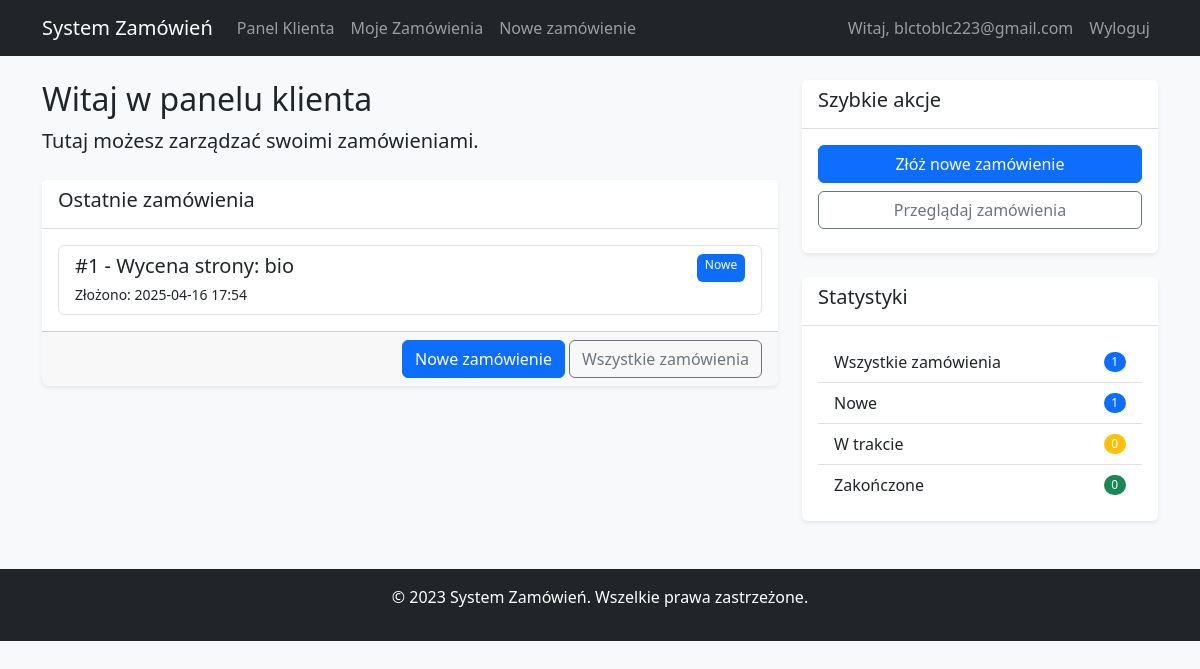
Screenshot of /user/dashboard (signed in) with the database file from the repository.
### app.py (models this page shows)
class Order(db.Model):
    id = db.Column(db.Integer, primary_key=True)
    title = db.Column(db.String(100), nullable=False)
    description = db.Column(db.Text, nullable=False)
    status = db.Column(db.String(20), default='Nowe')
    admin_comment = db.Column(db.Text)
    created_at = db.Column(db.DateTime, default=datetime.utcnow)
    updated_at = db.Column(db.DateTime, onupdate=datetime.utcnow)
    user_id = db.Column(db.Integer, db.ForeignKey('user.id'), nullable=False)

### app.py (the view)
@app.route('/user/dashboard')
@login_required
def user_dashboard():
    if session.get('role') == 'admin':
        return redirect(url_for('admin_dashboard'))
    user_orders = Order.query.filter_by(user_id=session['user_id']).order_by(Order.created_at.desc()).limit(5).all()
    return render_template('user/dashboard.html', orders=user_orders)

### app.py (called while the page is built)
def login_required(f):
    @wraps(f)
    def decorated_function(*args, **kwargs):
        if 'user_id' not in session:
            return redirect(url_for('login'))
        return f(*args, **kwargs)
    return decorated_function

### templates/user/dashboard.html (shortened to what this page needs)
{% extends "base.html" %}
{% block content %}
<div class="row">
    <div class="col-md-8">
        <h2>Witaj w panelu klienta</h2>
        <p class="lead">Tutaj możesz zarządzać swoimi zamówieniami.</p>
        <div class="card mt-4">
            <div class="card-header">
                <h5>Ostatnie zamówienia</h5>
            </div>
            <div class="card-body">
                {% if orders %}
                    <div class="list-group">
                        {% for order in orders %}
                            <a href="{{ url_for('order_status', order_id=order.id) }}"
                               class="list-group-item list-group-item-action">
                                <div class="d-flex w-100 justify-content-between">
                                    <h5 class="mb-1">#{{ order.id }} - {{ order.title }}</h5>
                                    <span class="badge bg-{{ 'primary' if order.status == 'Nowe' else 'warning' if order.status == 'W trakcie' else 'success' }}">
                                        {{ order.status }}
                                    </span>
                                </div>
                                <small>Złożono: {{ order.created_at.strftime('%Y-%m-%d %H:%M') }}</small>
                            </a>
                        {% endfor %}
                    </div>
                {% else %}
                    <p>Nie masz jeszcze żadnych zamówień.</p>
                {% endif %}
            </div>
            <div class="card-footer text-end">
                <a href="{{ url_for('new_order') }}" class="btn btn-primary">Nowe zamówienie</a>
                <a href="{{ url_for('user_orders') }}" class="btn btn-outline-secondary">Wszystkie zamówienia</a>
            </div>
        </div>
    </div>
    <div class="col-md-4">
        <div class="card">
            <div class="card-header">
                <h5>Szybkie akcje</h5>
            </div>
            <div class="card-body">
                <a href="{{ url_for('new_order') }}" class="btn btn-primary w-100 mb-2">Złóż nowe zamówienie</a>
                <a href="{{ url_for('user_orders') }}" class="btn btn-outline-secondary w-100 mb-2">Przeglądaj zamówienia</a>
            </div>
        </div>
        <div class="card mt-4">
            <div class="card-header">
                <h5>Statystyki</h5>
            </div>
            <div class="card-body">
                <ul class="list-group list-group-flush">
                    <li class="list-group-item d-flex justify-content-between align-items-center">
                        Wszystkie zamówienia
                        <span class="badge bg-primary rounded-pill">{{ orders|length }}</span>
                    </li>
                    <li class="list-group-item d-flex justify-content-between align-items-center">
                        Nowe
                        <span class="badge bg-primary rounded-pill">{{ orders|selectattr('status', 'equalto', 'Nowe')|list|length }}</span>
                    </li>
                    <li class="list-group-item d-flex justify-content-between align-items-center">
                        W trakcie
                        <span class="badge bg-warning rounded-pill">{{ orders|selectattr('status', 'equalto', 'W trakcie')|list|length }}</span>
                    </li>
                    <li class="list-group-item d-flex justify-content-between align-items-center">
                        Zakończone
                        <span class="badge bg-success rounded-pill">{{ orders|selectattr('status', 'equalto', 'Zakończone')|list|length }}</span>
                    </li>
                </ul>
            </div>
        </div>
    </div>
</div>
{% endblock %}

### static/css/style.css (style rules this page uses)
body { background-color: #f8f9fa; min-height: 100vh; display: flex; flex-direction: column; }
.card { box-shadow: 0 0.125rem 0.25rem rgba(0, 0, 0, 0.075); border: none; }
.card-header { background-color: #fff; border-bottom: 1px solid rgba(0, 0, 0, 0.125); }
.badge { font-weight: 500; }
.fade-in { animation: fadeIn 0.3s ease-in; }

### rows the page displays
Order: id "1", title "Wycena strony: bio", status "Nowe", created_at "2025-04-16 17:54"

### other values shown
{{ session['email'] }} "blctoblc223@gmail.com"
{{ orders|length }} "1"
{{ orders|selectattr('status', 'equalto', 'Nowe')|list|length }} "1"
{{ orders|selectattr('status', 'equalto', 'W trakcie')|list|length }} "0"
{{ orders|selectattr('status', 'equalto', 'Zakończone')|list|length }} "0"
